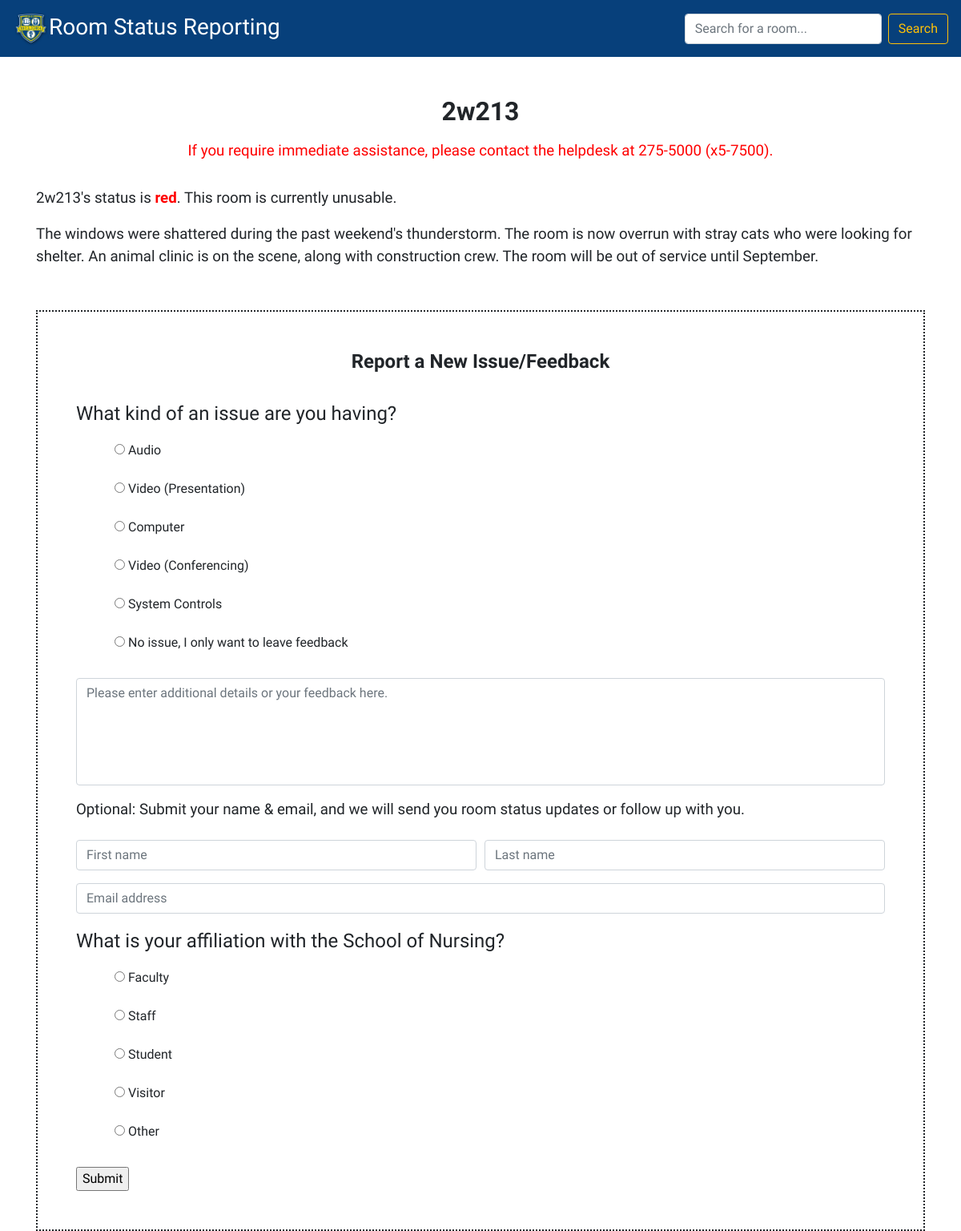
/rooms/2w213/, run on the app's committed database.
### rooms/models.py (models this page shows, shortened)
class Room(models.Model):
    name = models.CharField(max_length=100, primary_key=True, unique=True)
    image = models.ImageField()
    details = models.TextField(null=True, blank=True)
    floorplan = models.ImageField(null=True, blank=True)
    ROOM_STATUS = (
        ('r', 'Red'),
        ('y', 'Yellow'),
        ('g', 'Green'),
    )
    status = models.CharField(max_length=1, choices=ROOM_STATUS,
                              blank=True, default='g', help_text='Status of the room')
    no_new_tickets = models.BooleanField(default=True)
    def __str__(self):
        return self.name
    class Meta:
        ordering = ['name']

### rooms/views.py (the view, shortened to what this page needs)
# urls.py: path('<str:room_name>/', views.ticket, name='ticket'),
def ticket(request, room_name):
    room_name = get_object_or_404(Room, pk=room_name)
    str_room_name = str(room_name)
    room = Room.objects.all()
    form_class = TicketForm
    if request.method == 'GET':
        form = TicketForm()
    return render(request, 'ticket.html', context={'room_name': room_name, 'room': room, 'form': form_class, })

### rooms/templates/ticket.html (shortened to what this page needs)
{% extends "base_generic.html" %}
{% block content %}
<div class="container">
<h1><strong>{{room_name}}</strong></h1>
<p class="red-text center large-text small-padding">If you require immediate assistance, please contact the helpdesk at 275-5000 (x5-7500).</p>
{% if room_name.status == 'g' %} <p class="large-text">{{room_name}}'s status is <strong id="green-text">green</strong>.  This room is in perfect working order.</p>{%elif room_name.status == 'y' %}<p class="large-text">{{room_name}}'s status is <strong id="yellow-text">yellow</strong>. This room has the following known issues: </p>{% elif room_name.status == 'r' %} <p class="large-text">{{room_name}}'s status is <strong class="red-text">red</strong>. This room is currently unusable.</p>{% endif %}
<p class="large-text" id="break">{{room_name.details}}</p>
<form id="ticket-border" class="" method="post">
<h2><strong>Report a New Issue/Feedback</strong></h2>
<fieldset>
  <legend>What kind of an issue are you having?</legend>
  {{form.type_of_issue}}
</fieldset>
{{form.feedback_or_further_details}}
<h3>Optional: Submit your name & email, and we will send you room status updates or follow up with you.</h3>
  <div class="form-row">
    <div class="form-group col-md-6">
      {{form.first_name}}
    </div>
    <div class="form-group col-md-6">
      {{form.last_name}}
    </div>
  </div>
  <div class="form-group">
    {{form.email_address}}
  </div>
<fieldset>
  <legend>What is your affiliation with the School of Nursing?</legend>
  {{form.affiliation}}
  </fieldset>
  <input type="submit" value="Submit">
  </form>
</div>
{% endblock content %}

### rooms/static/css/styles.css (style rules this page uses)
body { font-family: 'Varela Round', sans-serif; }
.container { padding-top: 5.5em; }
h1 { padding-bottom: 0.25em; padding-top: 1em; font-size: 2em; text-align: center; }
h2 { font-size: 1.5em; text-align: center; padding-bottom: 1em; }
h3 { font-size: 1.17em; padding-top: 1em; padding-bottom: 1em; }
.large-text { font-size: 1.17em; }
.red-text { color: red; }
textarea { resize: none; }
ul { list-style-type: none; }
li { padding: 0.5em; }
.center { text-align: center; }
#break { padding-bottom: 2em; }
#ticket-border { border-style: dotted; border-width: 0.15em; padding: 3em; }
.small-padding { padding-bottom: 0.8em; }

### data on the page
Room: name "2w213", details "The windows were shattered during the past weekend's thunderstorm. The room is now overrun with stray cats who were looking for shelter. An animal clinic is on the scene, along with construction crew. The room will be out of service until September."
